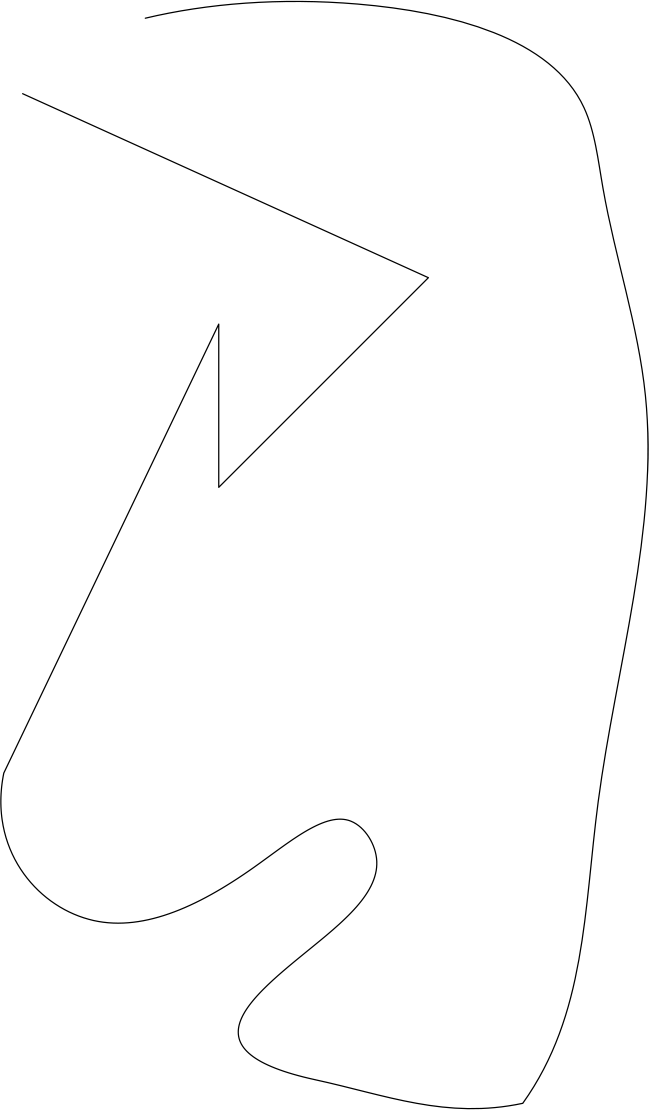
#> input picture input-images/test_draw_1.png, 3244 x 5550 px (shown at 1/5 size)
$ python test_main.py   (older library calls are emulated)
#> lines starting #> are read from the running program, lines starting #| are printed output that depends on the picture; after the words box and inside, x2 and y2 are one past the last pixel; in counts of white or black regions, pixels touching at a corner belong together
### acquisition.py
import cv2
import tools
from tqdm import tqdm
from scipy.spatial.distance import cdist
from collections import Counter
import numpy as np
import math


# ------------------- Image processing ------------------- #

# get all black points of an image
# down sample them by introducing discontinuities at a certain point rate
# and computing the centroids of the remaining points
def get_points(image_name, point_rate=200):
    img = cv2.imread('input-images/{}'.format(image_name))

    # get image shape
    height = img.shape[0]
    width = img.shape[1]

    # image preprocessing (grayscale, blur and binarisation)
    gray = cv2.cvtColor(img, cv2.COLOR_BGR2GRAY)
    blur = cv2.GaussianBlur(gray, (5, 5), 0)
    ret, thresh = cv2.threshold(blur, 60, 255, cv2.THRESH_BINARY_INV)

    # introduce discontinuity
    print('=> Reading image points')
    for u in tqdm(range(width)):
        for v in range(height):
            if u == 20 or v == 20: thresh[v, u] = 0
            if u % point_rate == 0 or v % point_rate == 0: thresh[v, u] = 0

    # get centroids of fractions of drawing
    connectivity = 8
    output = cv2.connectedComponentsWithStats(thresh, connectivity, cv2.CV_32S)
    centroids = output[3]
    img_final = cv2.cvtColor(thresh, cv2.COLOR_GRAY2BGR)
    cnt = 0

    # overlay centroid on image + fill point list
    points = np.zeros((len(centroids), 3), dtype=np.uint16)
    for c in centroids:
        if cnt != 0:  # avoid 1st centroid
            points[cnt][0] = int(c[1])
            points[cnt][1] = int(c[0])
            img_final[int(c[1]) - 8: int(c[1]) + 16, int(c[0]) - 8: int(c[0]) + 16] = [0, 255, 0]
        cnt += 1
    # write final image
    cv2.imwrite('output-images/keypoints-{}'.format(image_name), img_final)
    return points


# get points from the drawing and order them according to the distance to each other (path following)
def get_ordered_points(image_name, gen_video=0):
    # get key points
    unordered_points = get_points(image_name, 50)

    # compute distance between each point
    distance_matrix = cdist(unordered_points, unordered_points)

    # set 1st point
    ordered_points = [(unordered_points[1, 0], unordered_points[1, 1])]
    unordered_points[1, 2] = 1

    # iterate over all points
    i = 1
    for u in range(len(unordered_points) - 1):  # repeat u times to process all elements
        candidate = 0
        min_dist = 10000
        for v in range(len(unordered_points)):  # find the closest point to the previous one
            if distance_matrix[i, v] < min_dist and distance_matrix[i, v] != 0 and unordered_points[v, 2] == 0:
                min_dist = distance_matrix[i, v]
                candidate = v
        if int(unordered_points[candidate, 0]) > 1:
            if int(unordered_points[candidate, 1]) > 1:
                ordered_points.append((int(unordered_points[candidate, 0]), int(unordered_points[candidate, 1])))
                unordered_points[candidate, 2] = 1

        if distance_matrix[i, candidate] > 300:
            print('Step (', unordered_points[candidate, 0], unordered_points[candidate, 1], ') -> ',
                  round(distance_matrix[i, candidate]))
        i = candidate
    # video generation (for infography)
    if gen_video:
        generate_video(ordered_points, image_name)

    return ordered_points


# classify points regarding the angle they make regarding the x-axis
def identify_class(ordered_points, image_name):
    img = cv2.imread('input-images/{}'.format(image_name))
    prev_angle = 0
    th = 4
    id = 0

    class_points = []

    for i in range(len(ordered_points) - 2):
        x1, y1 = ordered_points[i]
        x2, y2 = ordered_points[i + 2]
        angle = math.atan2(y2 - y1, x2 - x1) * 180 / np.pi
        if abs(angle - prev_angle) > th:
            id += 1

        prev_angle = angle
        class_points.append((ordered_points[i + 1], id))
        img = cv2.putText(img, str(id), (y1 + 8, x1 + 8), cv2.FONT_HERSHEY_SIMPLEX,
                          1, (255, 0, 0), 1, cv2.LINE_AA)

    cv2.imwrite('output-images/label.png'.format(image_name), img)
    return class_points


# returns array containing first and last point of each class (making segments)
def extract_segments_from_class(class_points):
    segments = []
    current_class = 0

    # create a new list that contains only the classes that occur once (noise)
    counts = Counter([c for pt, c in class_points])
    once = [c for c, count in counts.items() if count == 1]

    # analyse remaining segments
    for i in range(1, len(class_points)):
        class_p = class_points[i][1]
        if (class_p != current_class and class_p not in once) or len(class_points) - i <= 2:
            segments.append(class_points[i - 1][0])
            segments.append(class_points[i][0])
            current_class = class_p

    return segments


# from start and end point of each class, remove points in a too close neighborhood
def extract_POI(points):
    cleaned_list = []
    exception_list = []
    in_exception = 0
    th = 90  # 120
    for i in range(len(points) - 2):
        x1, y1 = points[i]
        x2, y2 = points[i + 1]
        dist = ((y2 - y1) ** 2 + (x2 - x1) ** 2) ** 0.5

        if dist < th:  # start exception list if points are too close to each other
            exception_now = 1
            in_exception = 1
            exception_list.append(points[i + 1])
        else:  # else simply add it to regular list
            exception_now = 0
            exception_list.append(points[i])

        if exception_now == 0 and in_exception == 1:  # detect switch between close points and far points
            in_exception = 0
            cleaned_list.append(tools.centroid(exception_list))

            exception_list = []

    cleaned_list.append(points[-1])
    return cleaned_list


# improve path approximation by adding middle point of undetected curves
# [52 lines left out: functions curve_approx, draw_segments, not called in this run]


# returns image width and height
def get_image_format(image_name):
#> called with image_name = 'test_draw_1.png'
    img = cv2.imread('input-images/{}'.format(image_name))
#> img is the input picture: shape (5550, 3244, 3); min 0, max 255, mean 253.2

    # get image shape
    height = img.shape[0]
    width = img.shape[1]

    return width, height


# generate video to demonstrate point apparition order
# [47 lines left out: functions generate_video, draw_in_robot_environment, not called in this run]

### tools.py
import datetime


# Console text formatting for titles
def print_title(text):
    print('\u001b[32m \n{}\u001b[0m'.format(text))
    log(text)


# Console text formatting for sent messages
def print_robot_send(text):
    print('\u001b[36;1m {}\u001b[0m'.format(text))
    log(text)


# Console text formatting for received messages
def print_robot_receive(text):
    print('\u001b[34;1m {}\u001b[0m'.format(text))
    log(text)


# Log message in the log file
def log(msg):
    f_log = open('history.log', 'a+')
    timestamp = datetime.datetime.now()
    log_text = '{}: {}\n'.format(timestamp, msg)
    f_log.write(log_text)


# Math: compute the centroid of an array of points
def centroid(arr):
    sum_x = 0
    sum_y = 0
    length = len(arr)
    for i in range(length):
        sum_x += arr[i][0]
        sum_y += arr[i][1]
    return sum_x / length, sum_y / length


# Math: compute distance between two points
# [15 lines left out: functions distance, is_aligned, not called in this run]

### test_main.py
import platform

import robot
import serial_tools
import acquisition
import tools


if __name__ == '__main__':
    # define input image
    image_name = 'test_draw_1.png'
    width, height = acquisition.get_image_format(image_name)

    # image processing
    tools.print_title("### IMAGE PROCESSING ###")
    all_points = acquisition.get_ordered_points(image_name, gen_video=0)    # get ordered points
#> in get_points, `ret, thresh = cv2.threshold(blur, 60, 255, cv2.THRESH_BINARY_INV)`:
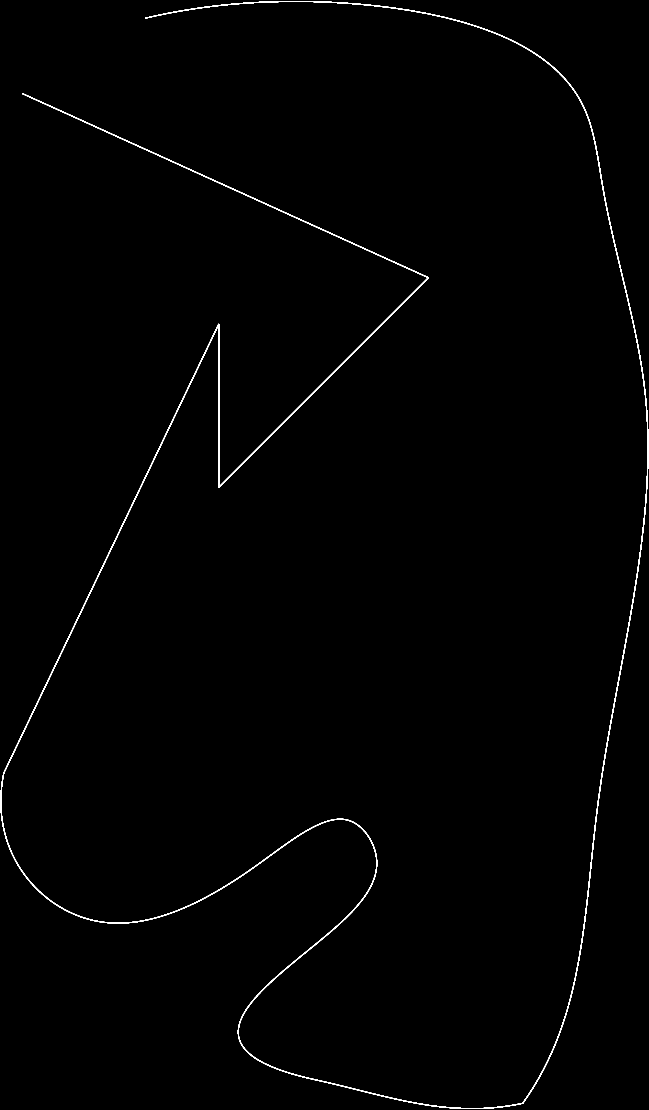
#> thresh: shape (5550, 3244) (shown at 1/5 size); 0.51% white; 1 white region, box (x1, y1, x2, y2) and area: (2, 5, 3242, 5545) 92248
#> in get_points, `centroids = output[3]`: centroids = 507 pairs, first value 4.22 to 3239.3, second value 6.81 to 5542.2
#> in get_points, `points = np.zeros((len(centroids), 3), dtype=np.uint16)`: points = 507 rows, first 8: [0, 0, 0], [0, 0, 0], [0, 0, 0], [0, 0, 0], [0, 0, 0], [0, 0, 0], [0, 0, 0], [0, 0, 0]
#> the loop in get_points, `for c in centroids:` made 507 passes
#> c on passes 1 to 3: [1621, 2774.6], [1426.1, 7.13], [1473.7, 6.81]
#> after the loop in get_points, `for c in centroids:`:
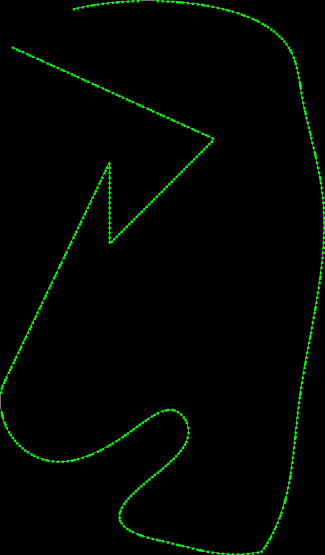
#> img_final: shape (5550, 3244, 3) (shown at 1/10 size); mean B, G, R 0.5, 4.4, 0.5
#> after the loop in get_points, `for c in centroids:`: cnt = 507; points = 507 rows, first 8: [0, 0, 0], [7, 1426, 0], [6, 1473, 0], [7, 1524, 0], [9, 1325, 0], [8, 1375, 0], [8, 1575, 0], [9, 1624, 0]
#> in get_ordered_points, `unordered_points = get_points(image_name, 50)`: unordered_points has the same summary as points in get_points
#> in get_ordered_points, `distance_matrix = cdist(unordered_points, unordered_points)`:
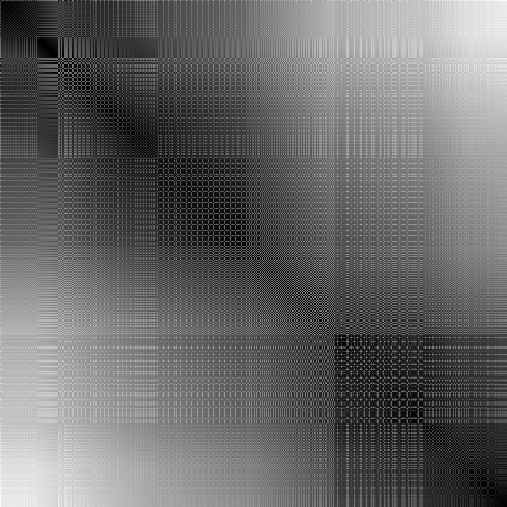
#> distance_matrix: shape (507, 507) float64; min 0, max 6100, mean 2513; drawn with min black and max white
#> in get_ordered_points, `ordered_points = [(unordered_points[1, 0], unordered_points[1, 1])]`: ordered_points = [(7, 1426)]
#> the loop in get_ordered_points, `for u in range(len(unordered_points) - 1):` made 506 passes
#> i on passes 1 to 3: 2, 3, 6
#> after the loop in get_ordered_points, `for u in range(len(unordered_points) - 1):`: ordered_points = 506 pairs, first value 6 to 5542, second value 4 to 3239; unordered_points = 507 rows, first 8: [0, 0, 0], [7, 1426, 1], [6, 1473, 1], [7, 1524, 1], [9, 1325, 1], [8, 1375, 1], [8, 1575, 1], [9, 1624, 1]
#> all_points has the same summary as ordered_points in get_ordered_points
    class_points = acquisition.identify_class(all_points, image_name)    # separate points into class
#> the loop in identify_class, `for i in range(len(ordered_points) - 2):` made 504 passes
#> (x1, y1, x2, y2, angle, prev_angle) on passes 1 to 8: (7, 1426, 7, 1524, 90, 90), (6, 1473, 8, 1575, 88.88, 88.88), (7, 1524, 9, 1624, 88.85, 88.85), (8, 1575, 12, 1674, 87.69, 87.69), (9, 1624, 15, 1724, 86.57, 86.57), (12, 1674, 17, 1769, 86.99, 86.99), (15, 1724, 21, 1788, 84.64, 84.64), (17, 1769, 19, 1802, 86.53, 86.53)
    segments = acquisition.extract_segments_from_class(class_points)    # extract extrema for each class (segments)
    points = acquisition.extract_POI(segments)                          # downsample POI (eliminate nearest neighbours)
#> the loop in extract_POI, `for i in range(len(points) - 2):` made 66 passes
    #acquisition.draw_segments(points, image_name)                       # debug function: draw lines between points

    #test de la fonction
#> (the run stopped early here; a loop or call above may not have finished)

$ run again, with input-images/test_draw_2.png copied over input-images/test_draw_1.png
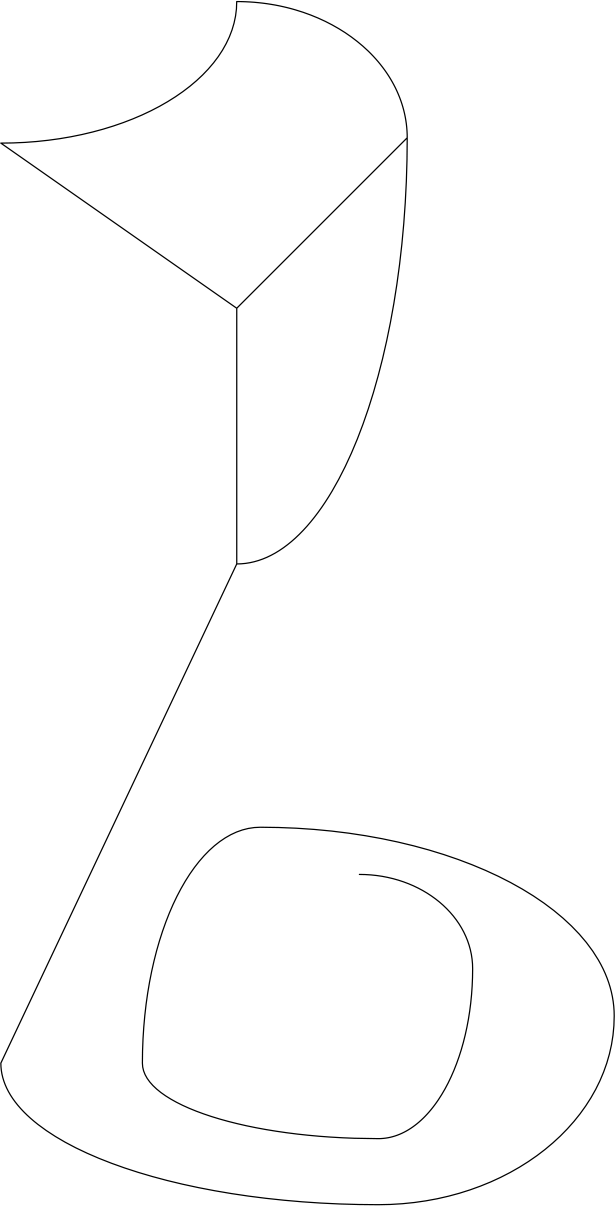
#> input picture input-images/test_draw_2.png, 3075 x 6031 px (shown at 1/5 size)
#> in get_image_format, img is the input picture: shape (6031, 3075, 3); min 0, max 255, mean 253.1
#> in get_points, `ret, thresh = cv2.threshold(blur, 60, 255, cv2.THRESH_BINARY_INV)`:
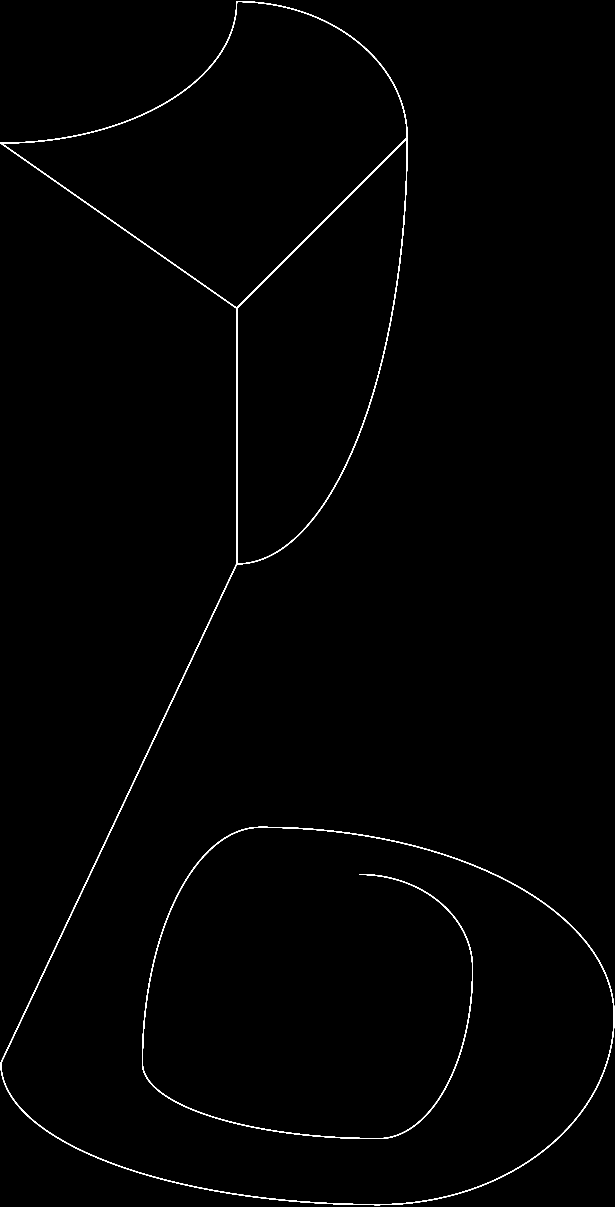
#> thresh: shape (6031, 3075) (shown at 1/5 size); 0.57% white; 1 white region, box (x1, y1, x2, y2) and area: (2, 6, 3074, 6026) 105782
#> centroids = 588 pairs, first value 5.44 to 3070.2, second value 8.28 to 6022.8
#> in get_points, `points = np.zeros((len(centroids), 3), dtype=np.uint16)`: points = 588 rows, first 8: [0, 0, 0], [0, 0, 0], [0, 0, 0], [0, 0, 0], [0, 0, 0], [0, 0, 0], [0, 0, 0], [0, 0, 0]
#> the loop in get_points, `for c in centroids:` made 588 passes
#> c on passes 1 to 3: [1537.7, 3012.6], [1187.3, 10.12], [1225.4, 8.28]
#> after the loop in get_points, `for c in centroids:`: cnt = 588; points = 588 rows, first 8: [0, 0, 0], [10, 1187, 0], [8, 1225, 0], [11, 1275, 0], [16, 1321, 0], [19, 1353, 0], [35, 1181, 0], [21, 1344, 0]
#> in get_ordered_points, `unordered_points = get_points(image_name, 50)`: unordered_points has the same summary as points in get_points
#> in get_ordered_points, `distance_matrix = cdist(unordered_points, unordered_points)`:
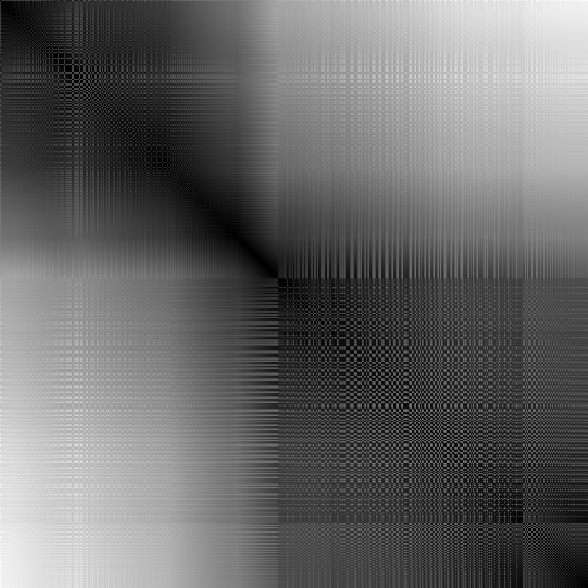
#> distance_matrix: shape (588, 588) float64; min 0, max 6397.4, mean 2604.6; drawn with min black and max white
#> in get_ordered_points, `ordered_points = [(unordered_points[1, 0], unordered_points[1, 1])]`: ordered_points = [(10, 1187)]
#> the loop in get_ordered_points, `for u in range(len(unordered_points) - 1):` made 587 passes
#> i on passes 1 to 3: 6, 11, 16
#> after the loop in get_ordered_points, `for u in range(len(unordered_points) - 1):`: ordered_points = 586 pairs, first value 8 to 6022, second value 5 to 3070; unordered_points = 588 rows, first 8: [0, 0, 0], [10, 1187, 1], [8, 1225, 1], [11, 1275, 1], [16, 1321, 1], [19, 1353, 1], [35, 1181, 1], [21, 1344, 1]
#> all_points has the same summary as ordered_points in get_ordered_points
#> the loop in identify_class, `for i in range(len(ordered_points) - 2):` made 584 passes
#> (x1, y1, x2, y2, angle, prev_angle) on passes 1 to 8: (10, 1187, 75, 1177, -8.75, -8.75), (35, 1181, 125, 1166, -9.46, -9.46), (75, 1177, 162, 1154, -14.81, -14.81), (125, 1166, 187, 1144, -19.54, -19.54), (162, 1154, 225, 1125, -24.72, -24.72), (187, 1144, 259, 1106, -27.82, -27.82), (225, 1125, 284, 1089, -31.39, -31.39), (259, 1106, 317, 1064, -35.91, -35.91)
#> the loop in extract_POI, `for i in range(len(points) - 2):` made 118 passes
